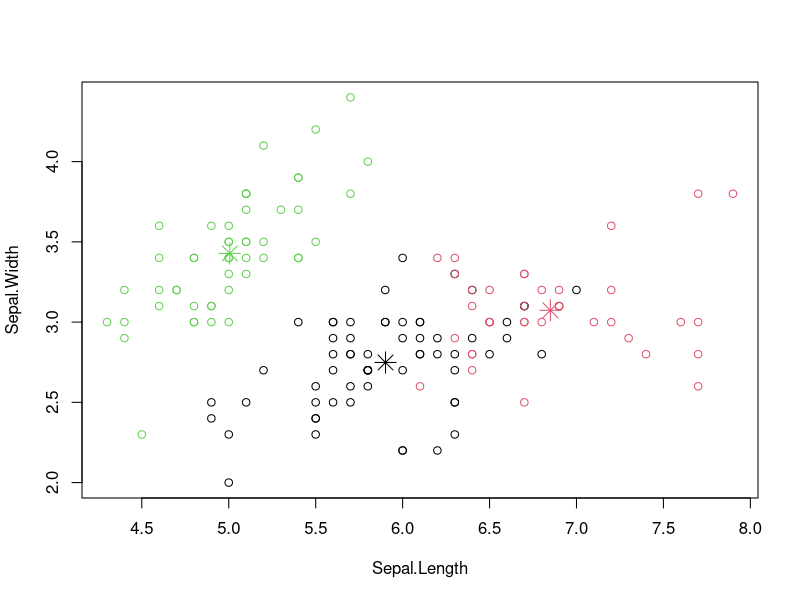
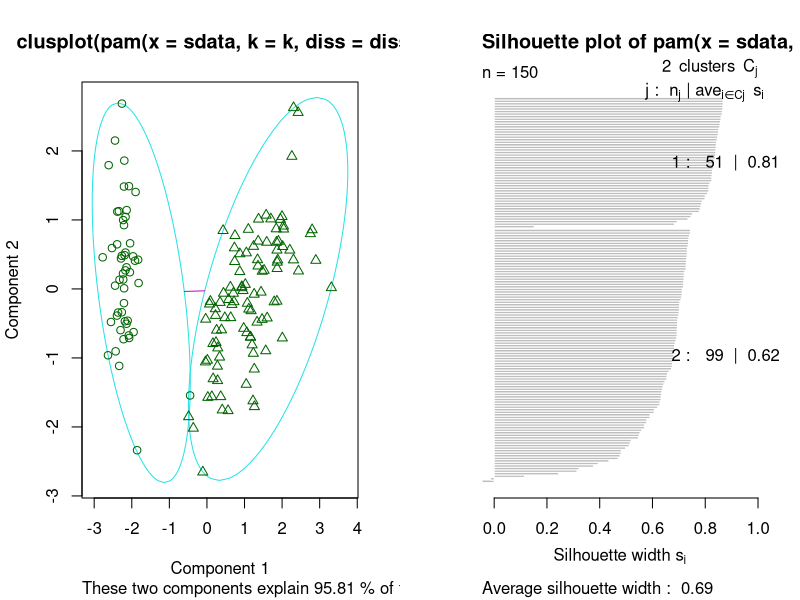
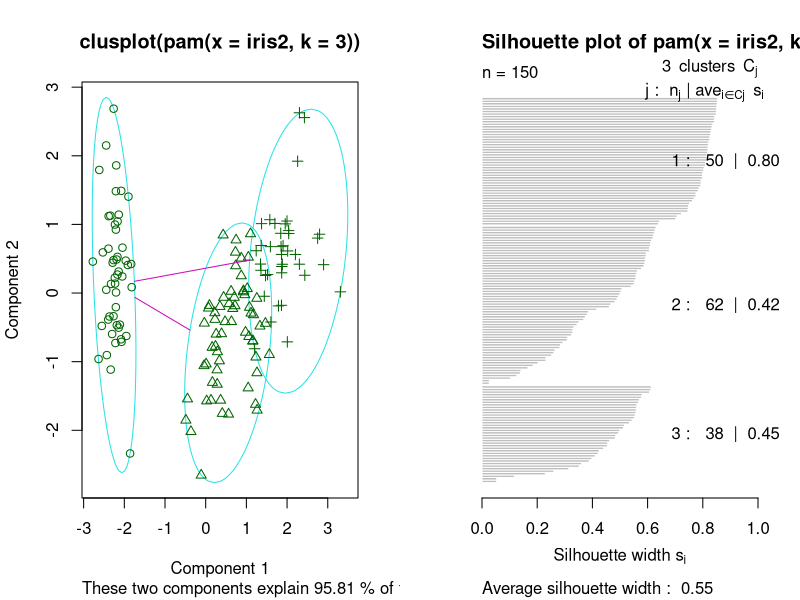

The R script that drew these images, in order:
## Data mining
## Clustering: k-medoids

# repaso kmean
iris2 <- iris
iris2$Species <- NULL
kmeans.result <- kmeans(iris2, 3)

table(iris$Species, kmeans.result$cluster)

plot(iris2[c("Sepal.Length", "Sepal.Width")], col = kmeans.result$cluster)
# plot cluster centers
points(kmeans.result$centers[,c("Sepal.Length", "Sepal.Width")], col = 1:3,pch = 8, cex=2)

# k-medoids
install.packages("fpc")
library(fpc)
pamk.result <- pamk(iris2)
pamk.result$nc

table(pamk.result$pamobject$clustering, iris$Species)

str(pamk.result)
pamk.result$crit
pamk.result$pamobject$silinfo$clus.avg.widths
pamk.result$pamobject$call
pamk.result$pamobject$silinfo$clus.avg.width

layout(matrix(c(1,2),1,2)) # 2 graficos por pagina
plot(pamk.result$pamobject)

library(cluster)
pam.result <- pam(iris2, 3)
table(pam.result$clustering, iris$Species)
layout(matrix(c(1,2),1,2)) # 2 graficos por pagina
plot(pam.result)
